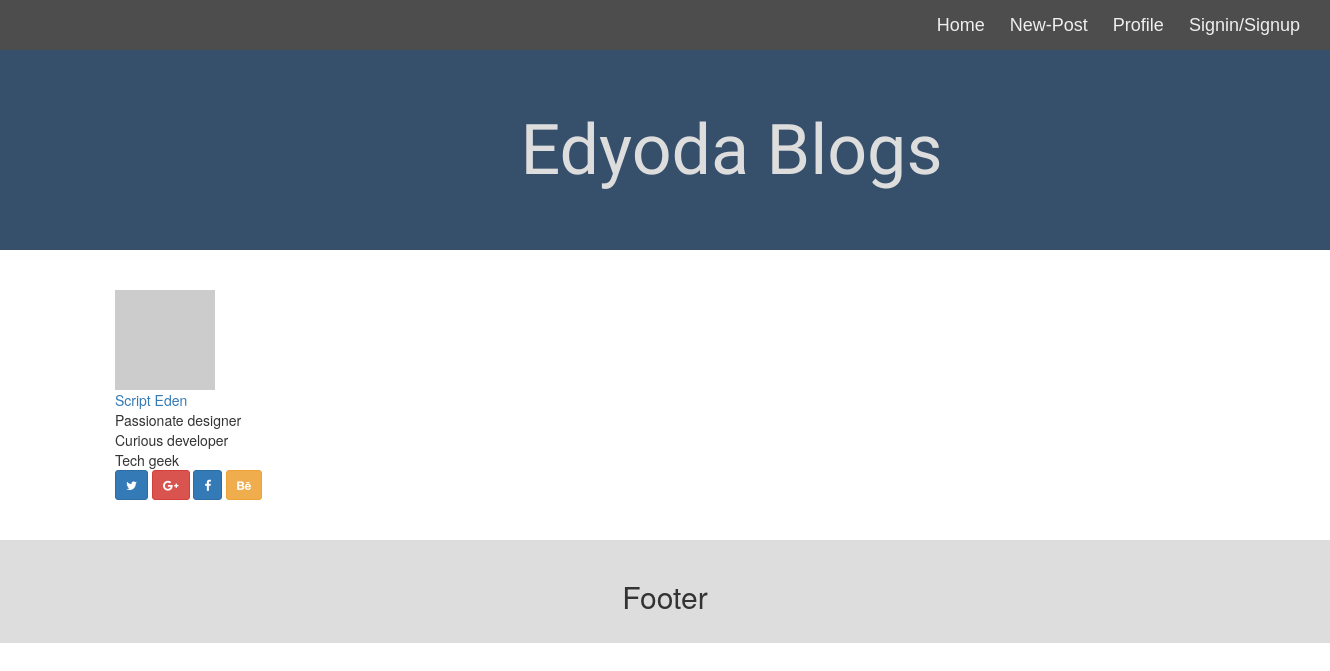
The app's page /blogs/profile, older data.
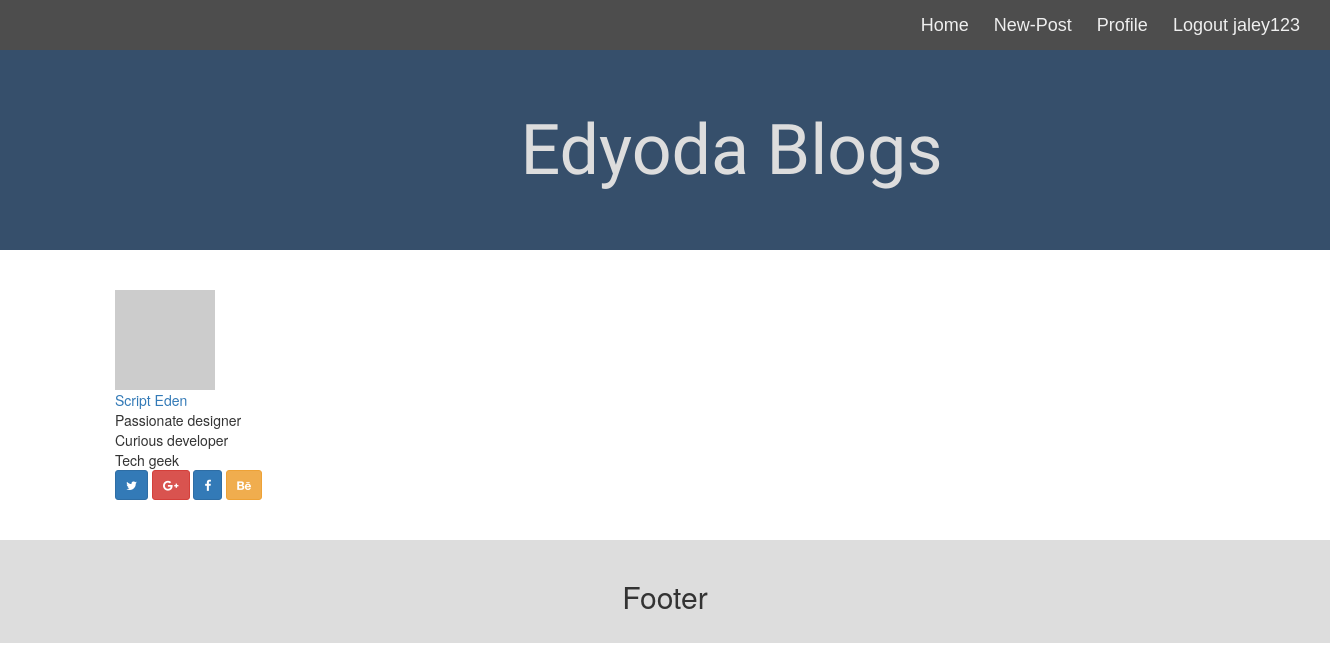
The same page, newer data.
### blogs/models.py (models this page shows, shortened)
class User(models.Model):
    username = models.CharField(max_length=50, blank=False,unique=True)
    password = models.CharField(max_length=192, blank=False)
    short_desc = models.TextField(blank=True, max_length=150)
    created_on = models.DateTimeField('created on')
    status = models.CharField(max_length=9,blank=True)
    last_logged_in = models.DateTimeField('last logged in',default=timezone.now())

### blogs/views.py (the view)
def profile(request):
    return render(request, 'blogs/profile.html',{'status':get_status(),'username':get_username()})

### blogs/views.py (called while the page is built)
def get_username():
    username="DEFAULT"
    for user in User.objects.filter(status="LOGIN"):
        username = user.username
    print ('USERNAME : ',username)
    return username

def get_status(username='DEFAULT'):
    for user in User.objects.filter(status="LOGIN"):
        username = user.username
    if len(User.objects.filter(username=username))==0:
        print ('LOGOUT')
        return 'LOGOUT'
    for user in User.objects.filter(username=username):
        print (user.status)
        return user.status

### blogs/templates/blogs/profile.html
{% extends 'blogs/profilebase.html' %}
{% block loginstatus %}
    {% if status == 'LOGIN' %}
        <a href="{% url 'logout' %}" >Logout {{ username }}</a>
    {% else %}
        <a href="{% url 'login' %}" >Signin/Signup</a>
    {% endif %}
{% endblock %}

### blogs/templates/blogs/profilebase.html (shortened to what this page needs)
{% extends 'base.html' %}
{% load static %}
{% block head %}
<link href="//maxcdn.bootstrapcdn.com/bootstrap/3.3.0/css/bootstrap.min.css" rel="stylesheet" id="bootstrap-css">
<link href="//maxcdn.bootstrapcdn.com/font-awesome/4.3.0/css/font-awesome.min.css" rel="stylesheet">
{% endblock %}
{% block body %}
<div class="container">
	<div class="row">
		<div class="col-lg-3 col-sm-6">
            <div class="card hovercard">
                <div class="avatar">
                    <img alt="" src="http://lorempixel.com/100/100/people/9/">
                </div>
                <div class="info">
                    <div class="title">
                        <a target="_blank" href="https://scripteden.com/">Script Eden</a>
                    </div>
                    <div class="desc">Passionate designer</div>
                    <div class="desc">Curious developer</div>
                    <div class="desc">Tech geek</div>
                </div>
                <div class="bottom">
                    <a class="btn btn-primary btn-twitter btn-sm" href="https://twitter.com/webmaniac">
                        <i class="fa fa-twitter"></i>
                    </a>
                    <a class="btn btn-danger btn-sm" rel="publisher"
                       href="https://plus.google.com/+ahmshahnuralam">
                        <i class="fa fa-google-plus"></i>
                    </a>
                    <a class="btn btn-primary btn-sm" rel="publisher"
                       href="https://plus.google.com/shahnuralam">
                        <i class="fa fa-facebook"></i>
                    </a>
                    <a class="btn btn-warning btn-sm" rel="publisher" href="https://plus.google.com/shahnuralam">
                        <i class="fa fa-behance"></i>
                    </a>
                </div>
            </div>
        </div>
	</div>
</div>
{% endblock %}

### blogs/templates/base.html (shortened to what this page needs)
<!DOCTYPE html>
<html>
<head>
  {% load static %}
 <link rel="stylesheet" href="{% static 'blogs/style.css' %}" type="text/css">
  {% block head %}
  {% endblock %}
</head>
<body>
<div class="nav">
  <div class="nav-header">
    <div class="nav-title">
    </div>
  </div>
  <div class="nav-links">
    <a href="{% url 'index' %}" >Home</a>
    <a href="{% url 'write' %}" >New-Post</a>
    <a href="{% url 'profile' %}" >Profile</a>
    {% block loginstatus %}{% endblock %}
  </div>
</div>
  <div class="my-base-h1">
        Edyoda Blogs
  </div>
{% block body %}
{% endblock %}
<div class="footer">
  <h2>Footer</h2>
</div>
</body>
</html>

### blogs/static/blogs/style.css (style rules this page uses)
body { padding: 0px; margin: 0px; }
* { box-sizing: border-box; }
.card { background-color: white; padding: 20px; margin-top: 20px; }
.row:after { content: ""; display: table; clear: both; }
.footer { padding: 20px; text-align: center; background: #ddd; margin-top: 20px; }
.nav { height: 50px; background-color: #4d4d4d; position: fixed; top: 0; font-family: Arial; padding-right: 20px; margin-right: 300px; width: 100%; }
.nav > .nav-header { display: inline; }
.nav > .nav-header > .nav-title { display: inline-block; font-size: 22px; color: #fff; padding: 10px 10px 10px 10px; }
.nav > .nav-links { display: inline; float: right; font-size: 18px; }
.nav > .nav-links > a { display: inline-block; padding: 13px 10px 13px 10px; text-decoration: none; color: #efefef; }
.my-base-h1 { width: 110% !important; height: 200px !important; overflow-x: hidden !important; margin-top: 50px !important ; background-color: #364f6b !important; font-size: 70px !important; font-weight: 400 !important; font-family: 'Raleway', sans-serif !important; padding-top: 100px; color: #DDD; line-height: 0px !important; text-align: center; }

Row changes from the older to the newer data that the page shows:
added User: username "jaley123"
Text that changed along with them:
text no longer shown: "Signin/Signup"
text now shown: "Logout"
